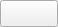
<?xml version="1.0" encoding="UTF-8"?>
<ui version="4.0">
 <class>HNPushButton</class>
 <widget class="QPushButton" name="HNPushButton">
  <property name="geometry">
   <rect>
    <x>0</x>
    <y>0</y>
    <width>58</width>
    <height>27</height>
   </rect>
  </property>
  <property name="windowTitle">
   <string>Form</string>
  </property>
 </widget>
 <resources/>
 <connections/>
</ui>
